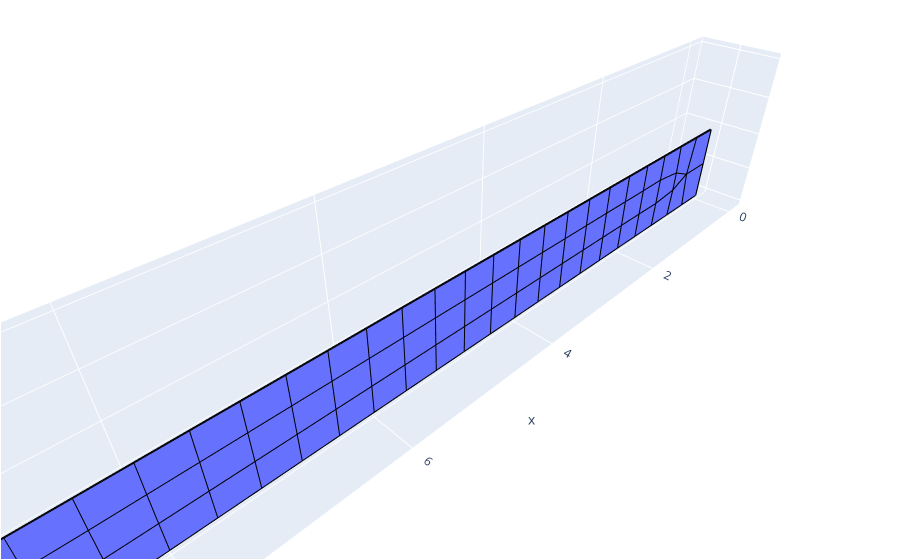

Source (notebook cell):
### Code cell
axm.Domains[1].plot()

### Figure 1 — Plotly figure (JSON) as saved in the notebook; plotly's stock layout.template omitted (floating-point values rounded to 4 significant figures; data arrays with more than 128 entries replaced by an {"elided": "..."} marker saying what was removed)
{"data": [{"i": {"elided": "434 int values"}, "j": {"elided": "434 int values"}, "k": {"elided": "434 int values"}, "opacity": 1, "type": "mesh3d", "x": {"elided": "498 float values"}, "y": {"elided": "498 int values"}, "z": {"elided": "498 float values"}}, {"hoverinfo": "skip", "line": {"color": "black", "width": 4}, "mode": "lines", "showlegend": false, "type": "scatter3d", "x": [0.462, 0.7788], "y": [0, 0], "z": [-0.5, -0.3715]}, {"hoverinfo": "skip", "line": {"color": "black", "width": 4}, "mode": "lines", "showlegend": false, "type": "scatter3d", "x": [0.462, 0.7788], "y": [0, 0], "z": [-0.5, -0.6285]}, {"hoverinfo": "skip", "line": {"color": "black", "width": 4}, "mode": "lines", "showlegend": false, "type": "scatter3d", "x": [0.7788, 0.7788], "y": [0, 0], "z": [-0.3715, -0.6285]}, {"hoverinfo": "skip", "line": {"color": "black", "width": 4}, "mode": "lines", "showlegend": false, "type": "scatter3d", "x": [9.221, 9.538], "y": [0, 0], "z": [-0.3715, -0.5]}, {"hoverinfo": "skip", "line": {"color": "black", "width": 4}, "mode": "lines", "showlegend": false, "type": "scatter3d", "x": [9.221, 9.221], "y": [0, 0], "z": [-0.3715, -0.6285]}, {"hoverinfo": "skip", "line": {"color": "black", "width": 4}, "mode": "lines", "showlegend": false, "type": "scatter3d", "x": [9.538, 9.221], "y": [0, 0], "z": [-0.5, -0.6285]}, {"hoverinfo": "skip", "line": {"color": "black", "width": 4}, "mode": "lines", "showlegend": false, "type": "scatter3d", "x": [0, 0], "y": [0, 0], "z": [-1, -0.5]}, {"hoverinfo": "skip", "line": {"color": "black", "width": 4}, "mode": "lines", "showlegend": false, "type": "scatter3d", "x": [0, 0.4], "y": [0, 0], "z": [-1, -1]}, {"hoverinfo": "skip", "line": {"color": "black", "width": 4}, "mode": "lines", "showlegend": false, "type": "scatter3d", "x": [0, 0], "y": [0, 0], "z": [0, -0.5]}, {"hoverinfo": "skip", "line": {"color": "black", "width": 4}, "mode": "lines", "showlegend": false, "type": "scatter3d", "x": [0, 0.4], "y": [0, 0], "z": [0, 0]}, {"hoverinfo": "skip", "line": {"color": "black", "width": 4}, "mode": "lines", "showlegend": false, "type": "scatter3d", "x": [10, 10], "y": [0, 0], "z": [-1, -0.5]}, {"hoverinfo": "skip", "line": {"color": "black", "width": 4}, "mode": "lines", "showlegend": false, "type": "scatter3d", "x": [10, 9.6], "y": [0, 0], "z": [-1, -1]}, {"hoverinfo": "skip", "line": {"color": "black", "width": 4}, "mode": "lines", "showlegend": false, "type": "scatter3d", "x": [10, 9.6], "y": [0, 0], "z": [0, 0]}, {"hoverinfo": "skip", "line": {"color": "black", "width": 4}, "mode": "lines", "showlegend": false, "type": "scatter3d", "x": [10, 10], "y": [0, 0], "z": [0, -0.5]}, {"hoverinfo": "skip", "line": {"color": "black", "width": 4}, "mode": "lines", "showlegend": false, "type": "scatter3d", "x": [0, 0.462], "y": [0, 0], "z": [-0.5, -0.5]}, {"hoverinfo": "skip", "line": {"color": "black", "width": 4}, "mode": "lines", "showlegend": false, "type": "scatter3d", "x": [0.4, 0.8], "y": [0, 0], "z": [0, 0]}, {"hoverinfo": "skip", "line": {"color": "black", "width": 4}, "mode": "lines", "showlegend": false, "type": "scatter3d", "x": [0.4, 0.462], "y": [0, 0], "z": [0, -0.5]}, {"hoverinfo": "skip", "line": {"color": "black", "width": 4}, "mode": "lines", "showlegend": false, "type": "scatter3d", "x": [0.8, 1.2], "y": [0, 0], "z": [0, 0]}, {"hoverinfo": "skip", "line": {"color": "black", "width": 4}, "mode": "lines", "showlegend": false, "type": "scatter3d", "x": [0.8, 0.7788], "y": [0, 0], "z": [0, -0.3715]}, {"hoverinfo": "skip", "line": {"color": "black", "width": 4}, "mode": "lines", "showlegend": false, "type": "scatter3d", "x": [1.2, 1.6], "y": [0, 0], "z": [0, 0]}, {"hoverinfo": "skip", "line": {"color": "black", "width": 4}, "mode": "lines", "showlegend": false, "type": "scatter3d", "x": [1.2, 1.194], "y": [0, 0], "z": [0, -0.3303]}, {"hoverinfo": "skip", "line": {"color": "black", "width": 4}, "mode": "lines", "showlegend": false, "type": "scatter3d", "x": [1.6, 2], "y": [0, 0], "z": [0, 0]}, {"hoverinfo": "skip", "line": {"color": "black", "width": 4}, "mode": "lines", "showlegend": false, "type": "scatter3d", "x": [1.6, 1.597], "y": [0, 0], "z": [0, -0.3338]}, {"hoverinfo": "skip", "line": {"color": "black", "width": 4}, "mode": "lines", "showlegend": false, "type": "scatter3d", "x": [2, 2.4], "y": [0, 0], "z": [0, 0]}, {"hoverinfo": "skip", "line": {"color": "black", "width": 4}, "mode": "lines", "showlegend": false, "type": "scatter3d", "x": [2, 1.999], "y": [0, 0], "z": [0, -0.3334]}, {"hoverinfo": "skip", "line": {"color": "black", "width": 4}, "mode": "lines", "showlegend": false, "type": "scatter3d", "x": [2.4, 2.8], "y": [0, 0], "z": [0, 0]}, {"hoverinfo": "skip", "line": {"color": "black", "width": 4}, "mode": "lines", "showlegend": false, "type": "scatter3d", "x": [2.4, 2.399], "y": [0, 0], "z": [0, -0.3334]}, {"hoverinfo": "skip", "line": {"color": "black", "width": 4}, "mode": "lines", "showlegend": false, "type": "scatter3d", "x": [2.8, 3.2], "y": [0, 0], "z": [0, 0]}, {"hoverinfo": "skip", "line": {"color": "black", "width": 4}, "mode": "lines", "showlegend": false, "type": "scatter3d", "x": [2.8, 2.8], "y": [0, 0], "z": [0, -0.3333]}, {"hoverinfo": "skip", "line": {"color": "black", "width": 4}, "mode": "lines", "showlegend": false, "type": "scatter3d", "x": [3.2, 3.6], "y": [0, 0], "z": [0, 0]}, {"hoverinfo": "skip", "line": {"color": "black", "width": 4}, "mode": "lines", "showlegend": false, "type": "scatter3d", "x": [3.2, 3.2], "y": [0, 0], "z": [0, -0.3333]}, {"hoverinfo": "skip", "line": {"color": "black", "width": 4}, "mode": "lines", "showlegend": false, "type": "scatter3d", "x": [3.6, 4], "y": [0, 0], "z": [0, 0]}, {"hoverinfo": "skip", "line": {"color": "black", "width": 4}, "mode": "lines", "showlegend": false, "type": "scatter3d", "x": [3.6, 3.6], "y": [0, 0], "z": [0, -0.3333]}, {"hoverinfo": "skip", "line": {"color": "black", "width": 4}, "mode": "lines", "showlegend": false, "type": "scatter3d", "x": [4, 4.4], "y": [0, 0], "z": [0, 0]}, {"hoverinfo": "skip", "line": {"color": "black", "width": 4}, "mode": "lines", "showlegend": false, "type": "scatter3d", "x": [4, 4.0], "y": [0, 0], "z": [0, -0.3333]}, {"hoverinfo": "skip", "line": {"color": "black", "width": 4}, "mode": "lines", "showlegend": false, "type": "scatter3d", "x": [4.4, 4.8], "y": [0, 0], "z": [0, 0]}, {"hoverinfo": "skip", "line": {"color": "black", "width": 4}, "mode": "lines", "showlegend": false, "type": "scatter3d", "x": [4.4, 4.4], "y": [0, 0], "z": [0, -0.3333]}, {"hoverinfo": "skip", "line": {"color": "black", "width": 4}, "mode": "lines", "showlegend": false, "type": "scatter3d", "x": [4.8, 5.2], "y": [0, 0], "z": [0, 0]}, {"hoverinfo": "skip", "line": {"color": "black", "width": 4}, "mode": "lines", "showlegend": false, "type": "scatter3d", "x": [4.8, 4.8], "y": [0, 0], "z": [0, -0.3333]}, {"hoverinfo": "skip", "line": {"color": "black", "width": 4}, "mode": "lines", "showlegend": false, "type": "scatter3d", "x": [5.2, 5.6], "y": [0, 0], "z": [0, 0]}, {"hoverinfo": "skip", "line": {"color": "black", "width": 4}, "mode": "lines", "showlegend": false, "type": "scatter3d", "x": [5.2, 5.2], "y": [0, 0], "z": [0, -0.3333]}, {"hoverinfo": "skip", "line": {"color": "black", "width": 4}, "mode": "lines", "showlegend": false, "type": "scatter3d", "x": [5.6, 6], "y": [0, 0], "z": [0, 0]}, {"hoverinfo": "skip", "line": {"color": "black", "width": 4}, "mode": "lines", "showlegend": false, "type": "scatter3d", "x": [5.6, 5.6], "y": [0, 0], "z": [0, -0.3333]}, {"hoverinfo": "skip", "line": {"color": "black", "width": 4}, "mode": "lines", "showlegend": false, "type": "scatter3d", "x": [6, 6.4], "y": [0, 0], "z": [0, 0]}, {"hoverinfo": "skip", "line": {"color": "black", "width": 4}, "mode": "lines", "showlegend": false, "type": "scatter3d", "x": [6, 6.0], "y": [0, 0], "z": [0, -0.3333]}, {"hoverinfo": "skip", "line": {"color": "black", "width": 4}, "mode": "lines", "showlegend": false, "type": "scatter3d", "x": [6.4, 6.8], "y": [0, 0], "z": [0, 0]}, {"hoverinfo": "skip", "line": {"color": "black", "width": 4}, "mode": "lines", "showlegend": false, "type": "scatter3d", "x": [6.4, 6.4], "y": [0, 0], "z": [0, -0.3333]}, {"hoverinfo": "skip", "line": {"color": "black", "width": 4}, "mode": "lines", "showlegend": false, "type": "scatter3d", "x": [6.8, 7.2], "y": [0, 0], "z": [0, 0]}, {"hoverinfo": "skip", "line": {"color": "black", "width": 4}, "mode": "lines", "showlegend": false, "type": "scatter3d", "x": [6.8, 6.8], "y": [0, 0], "z": [0, -0.3333]}, {"hoverinfo": "skip", "line": {"color": "black", "width": 4}, "mode": "lines", "showlegend": false, "type": "scatter3d", "x": [7.2, 7.6], "y": [0, 0], "z": [0, 0]}, {"hoverinfo": "skip", "line": {"color": "black", "width": 4}, "mode": "lines", "showlegend": false, "type": "scatter3d", "x": [7.2, 7.2], "y": [0, 0], "z": [0, -0.3333]}, {"hoverinfo": "skip", "line": {"color": "black", "width": 4}, "mode": "lines", "showlegend": false, "type": "scatter3d", "x": [7.6, 8], "y": [0, 0], "z": [0, 0]}, {"hoverinfo": "skip", "line": {"color": "black", "width": 4}, "mode": "lines", "showlegend": false, "type": "scatter3d", "x": [7.6, 7.601], "y": [0, 0], "z": [0, -0.3334]}, {"hoverinfo": "skip", "line": {"color": "black", "width": 4}, "mode": "lines", "showlegend": false, "type": "scatter3d", "x": [8, 8.4], "y": [0, 0], "z": [0, 0]}, {"hoverinfo": "skip", "line": {"color": "black", "width": 4}, "mode": "lines", "showlegend": false, "type": "scatter3d", "x": [8, 8.001], "y": [0, 0], "z": [0, -0.3334]}, {"hoverinfo": "skip", "line": {"color": "black", "width": 4}, "mode": "lines", "showlegend": false, "type": "scatter3d", "x": [8.4, 8.8], "y": [0, 0], "z": [0, 0]}, {"hoverinfo": "skip", "line": {"color": "black", "width": 4}, "mode": "lines", "showlegend": false, "type": "scatter3d", "x": [8.4, 8.403], "y": [0, 0], "z": [0, -0.3338]}, {"hoverinfo": "skip", "line": {"color": "black", "width": 4}, "mode": "lines", "showlegend": false, "type": "scatter3d", "x": [8.8, 9.2], "y": [0, 0], "z": [0, 0]}, {"hoverinfo": "skip", "line": {"color": "black", "width": 4}, "mode": "lines", "showlegend": false, "type": "scatter3d", "x": [8.8, 8.806], "y": [0, 0], "z": [0, -0.3303]}, {"hoverinfo": "skip", "line": {"color": "black", "width": 4}, "mode": "lines", "showlegend": false, "type": "scatter3d", "x": [9.2, 9.6], "y": [0, 0], "z": [0, 0]}, {"hoverinfo": "skip", "line": {"color": "black", "width": 4}, "mode": "lines", "showlegend": false, "type": "scatter3d", "x": [9.2, 9.221], "y": [0, 0], "z": [0, -0.3715]}, {"hoverinfo": "skip", "line": {"color": "black", "width": 4}, "mode": "lines", "showlegend": false, "type": "scatter3d", "x": [9.6, 9.538], "y": [0, 0], "z": [0, -0.5]}, {"hoverinfo": "skip", "line": {"color": "black", "width": 4}, "mode": "lines", "showlegend": false, "type": "scatter3d", "x": [10, 9.538], "y": [0, 0], "z": [-0.5, -0.5]}, {"hoverinfo": "skip", "line": {"color": "black", "width": 4}, "mode": "lines", "showlegend": false, "type": "scatter3d", "x": [0.4, 0.8], "y": [0, 0], "z": [-1, -1]}, {"hoverinfo": "skip", "line": {"color": "black", "width": 4}, "mode": "lines", "showlegend": false, "type": "scatter3d", "x": [0.4, 0.462], "y": [0, 0], "z": [-1, -0.5]}, {"hoverinfo": "skip", "line": {"color": "black", "width": 4}, "mode": "lines", "showlegend": false, "type": "scatter3d", "x": [0.8, 1.2], "y": [0, 0], "z": [-1, -1]}, {"hoverinfo": "skip", "line": {"color": "black", "width": 4}, "mode": "lines", "showlegend": false, "type": "scatter3d", "x": [0.8, 0.7788], "y": [0, 0], "z": [-1, -0.6285]}, {"hoverinfo": "skip", "line": {"color": "black", "width": 4}, "mode": "lines", "showlegend": false, "type": "scatter3d", "x": [1.2, 1.6], "y": [0, 0], "z": [-1, -1]}, {"hoverinfo": "skip", "line": {"color": "black", "width": 4}, "mode": "lines", "showlegend": false, "type": "scatter3d", "x": [1.2, 1.194], "y": [0, 0], "z": [-1, -0.6697]}, {"hoverinfo": "skip", "line": {"color": "black", "width": 4}, "mode": "lines", "showlegend": false, "type": "scatter3d", "x": [1.6, 2], "y": [0, 0], "z": [-1, -1]}, {"hoverinfo": "skip", "line": {"color": "black", "width": 4}, "mode": "lines", "showlegend": false, "type": "scatter3d", "x": [1.6, 1.597], "y": [0, 0], "z": [-1, -0.6662]}, {"hoverinfo": "skip", "line": {"color": "black", "width": 4}, "mode": "lines", "showlegend": false, "type": "scatter3d", "x": [2, 2.4], "y": [0, 0], "z": [-1, -1]}, {"hoverinfo": "skip", "line": {"color": "black", "width": 4}, "mode": "lines", "showlegend": false, "type": "scatter3d", "x": [2, 1.999], "y": [0, 0], "z": [-1, -0.6666]}, {"hoverinfo": "skip", "line": {"color": "black", "width": 4}, "mode": "lines", "showlegend": false, "type": "scatter3d", "x": [2.4, 2.8], "y": [0, 0], "z": [-1, -1]}, {"hoverinfo": "skip", "line": {"color": "black", "width": 4}, "mode": "lines", "showlegend": false, "type": "scatter3d", "x": [2.4, 2.399], "y": [0, 0], "z": [-1, -0.6666]}, {"hoverinfo": "skip", "line": {"color": "black", "width": 4}, "mode": "lines", "showlegend": false, "type": "scatter3d", "x": [2.8, 3.2], "y": [0, 0], "z": [-1, -1]}, {"hoverinfo": "skip", "line": {"color": "black", "width": 4}, "mode": "lines", "showlegend": false, "type": "scatter3d", "x": [2.8, 2.8], "y": [0, 0], "z": [-1, -0.6667]}, {"hoverinfo": "skip", "line": {"color": "black", "width": 4}, "mode": "lines", "showlegend": false, "type": "scatter3d", "x": [3.2, 3.6], "y": [0, 0], "z": [-1, -1]}, {"hoverinfo": "skip", "line": {"color": "black", "width": 4}, "mode": "lines", "showlegend": false, "type": "scatter3d", "x": [3.2, 3.2], "y": [0, 0], "z": [-1, -0.6667]}, {"hoverinfo": "skip", "line": {"color": "black", "width": 4}, "mode": "lines", "showlegend": false, "type": "scatter3d", "x": [3.6, 4], "y": [0, 0], "z": [-1, -1]}, {"hoverinfo": "skip", "line": {"color": "black", "width": 4}, "mode": "lines", "showlegend": false, "type": "scatter3d", "x": [3.6, 3.6], "y": [0, 0], "z": [-1, -0.6667]}, {"hoverinfo": "skip", "line": {"color": "black", "width": 4}, "mode": "lines", "showlegend": false, "type": "scatter3d", "x": [4, 4.4], "y": [0, 0], "z": [-1, -1]}, {"hoverinfo": "skip", "line": {"color": "black", "width": 4}, "mode": "lines", "showlegend": false, "type": "scatter3d", "x": [4, 4.0], "y": [0, 0], "z": [-1, -0.6667]}, {"hoverinfo": "skip", "line": {"color": "black", "width": 4}, "mode": "lines", "showlegend": false, "type": "scatter3d", "x": [4.4, 4.8], "y": [0, 0], "z": [-1, -1]}, {"hoverinfo": "skip", "line": {"color": "black", "width": 4}, "mode": "lines", "showlegend": false, "type": "scatter3d", "x": [4.4, 4.4], "y": [0, 0], "z": [-1, -0.6667]}, {"hoverinfo": "skip", "line": {"color": "black", "width": 4}, "mode": "lines", "showlegend": false, "type": "scatter3d", "x": [4.8, 5.2], "y": [0, 0], "z": [-1, -1]}, {"hoverinfo": "skip", "line": {"color": "black", "width": 4}, "mode": "lines", "showlegend": false, "type": "scatter3d", "x": [4.8, 4.8], "y": [0, 0], "z": [-1, -0.6667]}, {"hoverinfo": "skip", "line": {"color": "black", "width": 4}, "mode": "lines", "showlegend": false, "type": "scatter3d", "x": [5.2, 5.6], "y": [0, 0], "z": [-1, -1]}, {"hoverinfo": "skip", "line": {"color": "black", "width": 4}, "mode": "lines", "showlegend": false, "type": "scatter3d", "x": [5.2, 5.2], "y": [0, 0], "z": [-1, -0.6667]}, {"hoverinfo": "skip", "line": {"color": "black", "width": 4}, "mode": "lines", "showlegend": false, "type": "scatter3d", "x": [5.6, 6], "y": [0, 0], "z": [-1, -1]}, {"hoverinfo": "skip", "line": {"color": "black", "width": 4}, "mode": "lines", "showlegend": false, "type": "scatter3d", "x": [5.6, 5.6], "y": [0, 0], "z": [-1, -0.6667]}, {"hoverinfo": "skip", "line": {"color": "black", "width": 4}, "mode": "lines", "showlegend": false, "type": "scatter3d", "x": [6, 6.4], "y": [0, 0], "z": [-1, -1]}, {"hoverinfo": "skip", "line": {"color": "black", "width": 4}, "mode": "lines", "showlegend": false, "type": "scatter3d", "x": [6, 6.0], "y": [0, 0], "z": [-1, -0.6667]}, {"hoverinfo": "skip", "line": {"color": "black", "width": 4}, "mode": "lines", "showlegend": false, "type": "scatter3d", "x": [6.4, 6.8], "y": [0, 0], "z": [-1, -1]}, {"hoverinfo": "skip", "line": {"color": "black", "width": 4}, "mode": "lines", "showlegend": false, "type": "scatter3d", "x": [6.4, 6.4], "y": [0, 0], "z": [-1, -0.6667]}, {"hoverinfo": "skip", "line": {"color": "black", "width": 4}, "mode": "lines", "showlegend": false, "type": "scatter3d", "x": [6.8, 7.2], "y": [0, 0], "z": [-1, -1]}, {"hoverinfo": "skip", "line": {"color": "black", "width": 4}, "mode": "lines", "showlegend": false, "type": "scatter3d", "x": [6.8, 6.8], "y": [0, 0], "z": [-1, -0.6667]}, {"hoverinfo": "skip", "line": {"color": "black", "width": 4}, "mode": "lines", "showlegend": false, "type": "scatter3d", "x": [7.2, 7.6], "y": [0, 0], "z": [-1, -1]}, {"hoverinfo": "skip", "line": {"color": "black", "width": 4}, "mode": "lines", "showlegend": false, "type": "scatter3d", "x": [7.2, 7.2], "y": [0, 0], "z": [-1, -0.6667]}, {"hoverinfo": "skip", "line": {"color": "black", "width": 4}, "mode": "lines", "showlegend": false, "type": "scatter3d", "x": [7.6, 8], "y": [0, 0], "z": [-1, -1]}, {"hoverinfo": "skip", "line": {"color": "black", "width": 4}, "mode": "lines", "showlegend": false, "type": "scatter3d", "x": [7.6, 7.601], "y": [0, 0], "z": [-1, -0.6666]}, {"hoverinfo": "skip", "line": {"color": "black", "width": 4}, "mode": "lines", "showlegend": false, "type": "scatter3d", "x": [8, 8.4], "y": [0, 0], "z": [-1, -1]}, {"hoverinfo": "skip", "line": {"color": "black", "width": 4}, "mode": "lines", "showlegend": false, "type": "scatter3d", "x": [8, 8.001], "y": [0, 0], "z": [-1, -0.6666]}, {"hoverinfo": "skip", "line": {"color": "black", "width": 4}, "mode": "lines", "showlegend": false, "type": "scatter3d", "x": [8.4, 8.8], "y": [0, 0], "z": [-1, -1]}, {"hoverinfo": "skip", "line": {"color": "black", "width": 4}, "mode": "lines", "showlegend": false, "type": "scatter3d", "x": [8.4, 8.403], "y": [0, 0], "z": [-1, -0.6662]}, {"hoverinfo": "skip", "line": {"color": "black", "width": 4}, "mode": "lines", "showlegend": false, "type": "scatter3d", "x": [8.8, 9.2], "y": [0, 0], "z": [-1, -1]}, {"hoverinfo": "skip", "line": {"color": "black", "width": 4}, "mode": "lines", "showlegend": false, "type": "scatter3d", "x": [8.8, 8.806], "y": [0, 0], "z": [-1, -0.6697]}, {"hoverinfo": "skip", "line": {"color": "black", "width": 4}, "mode": "lines", "showlegend": false, "type": "scatter3d", "x": [9.2, 9.6], "y": [0, 0], "z": [-1, -1]}, {"hoverinfo": "skip", "line": {"color": "black", "width": 4}, "mode": "lines", "showlegend": false, "type": "scatter3d", "x": [9.2, 9.221], "y": [0, 0], "z": [-1, -0.6285]}, {"hoverinfo": "skip", "line": {"color": "black", "width": 4}, "mode": "lines", "showlegend": false, "type": "scatter3d", "x": [9.6, 9.538], "y": [0, 0], "z": [-1, -0.5]}, {"hoverinfo": "skip", "line": {"color": "black", "width": 4}, "mode": "lines", "showlegend": false, "type": "scatter3d", "x": [0.462, 0.7788], "y": [0, 0], "z": [-0.5, -0.3715]}, {"hoverinfo": "skip", "line": {"color": "black", "width": 4}, "mode": "lines", "showlegend": false, "type": "scatter3d", "x": [0.462, 0.7788], "y": [0, 0], "z": [-0.5, -0.6285]}, {"hoverinfo": "skip", "line": {"color": "black", "width": 4}, "mode": "lines", "showlegend": false, "type": "scatter3d", "x": [0.7788, 1.194], "y": [0, 0], "z": [-0.3715, -0.3303]}, {"hoverinfo": "skip", "line": {"color": "black", "width": 4}, "mode": "lines", "showlegend": false, "type": "scatter3d", "x": [0.7788, 0.7788], "y": [0, 0], "z": [-0.3715, -0.6285]}, {"hoverinfo": "skip", "line": {"color": "black", "width": 4}, "mode": "lines", "showlegend": false, "type": "scatter3d", "x": [1.194, 1.597], "y": [0, 0], "z": [-0.3303, -0.3338]}, {"hoverinfo": "skip", "line": {"color": "black", "width": 4}, "mode": "lines", "showlegend": false, "type": "scatter3d", "x": [1.194, 1.194], "y": [0, 0], "z": [-0.3303, -0.6697]}, {"hoverinfo": "skip", "line": {"color": "black", "width": 4}, "mode": "lines", "showlegend": false, "type": "scatter3d", "x": [1.597, 1.999], "y": [0, 0], "z": [-0.3338, -0.3334]}, {"hoverinfo": "skip", "line": {"color": "black", "width": 4}, "mode": "lines", "showlegend": false, "type": "scatter3d", "x": [1.597, 1.597], "y": [0, 0], "z": [-0.3338, -0.6662]}, {"hoverinfo": "skip", "line": {"color": "black", "width": 4}, "mode": "lines", "showlegend": false, "type": "scatter3d", "x": [1.999, 2.399], "y": [0, 0], "z": [-0.3334, -0.3334]}, {"hoverinfo": "skip", "line": {"color": "black", "width": 4}, "mode": "lines", "showlegend": false, "type": "scatter3d", "x": [1.999, 1.999], "y": [0, 0], "z": [-0.3334, -0.6666]}, {"hoverinfo": "skip", "line": {"color": "black", "width": 4}, "mode": "lines", "showlegend": false, "type": "scatter3d", "x": [2.399, 2.8], "y": [0, 0], "z": [-0.3334, -0.3333]}, {"hoverinfo": "skip", "line": {"color": "black", "width": 4}, "mode": "lines", "showlegend": false, "type": "scatter3d", "x": [2.399, 2.399], "y": [0, 0], "z": [-0.3334, -0.6666]}, {"hoverinfo": "skip", "line": {"color": "black", "width": 4}, "mode": "lines", "showlegend": false, "type": "scatter3d", "x": [2.8, 3.2], "y": [0, 0], "z": [-0.3333, -0.3333]}, {"hoverinfo": "skip", "line": {"color": "black", "width": 4}, "mode": "lines", "showlegend": false, "type": "scatter3d", "x": [2.8, 2.8], "y": [0, 0], "z": [-0.3333, -0.6667]}, {"hoverinfo": "skip", "line": {"color": "black", "width": 4}, "mode": "lines", "showlegend": false, "type": "scatter3d", "x": [3.2, 3.6], "y": [0, 0], "z": [-0.3333, -0.3333]}, {"hoverinfo": "skip", "line": {"color": "black", "width": 4}, "mode": "lines", "showlegend": false, "type": "scatter3d", "x": [3.2, 3.2], "y": [0, 0], "z": [-0.3333, -0.6667]}, {"hoverinfo": "skip", "line": {"color": "black", "width": 4}, "mode": "lines", "showlegend": false, "type": "scatter3d", "x": [3.6, 4.0], "y": [0, 0], "z": [-0.3333, -0.3333]}, {"hoverinfo": "skip", "line": {"color": "black", "width": 4}, "mode": "lines", "showlegend": false, "type": "scatter3d", "x": [3.6, 3.6], "y": [0, 0], "z": [-0.3333, -0.6667]}, {"hoverinfo": "skip", "line": {"color": "black", "width": 4}, "mode": "lines", "showlegend": false, "type": "scatter3d", "x": [4.0, 4.4], "y": [0, 0], "z": [-0.3333, -0.3333]}, {"hoverinfo": "skip", "line": {"color": "black", "width": 4}, "mode": "lines", "showlegend": false, "type": "scatter3d", "x": [4.0, 4.0], "y": [0, 0], "z": [-0.3333, -0.6667]}, {"hoverinfo": "skip", "line": {"color": "black", "width": 4}, "mode": "lines", "showlegend": false, "type": "scatter3d", "x": [4.4, 4.8], "y": [0, 0], "z": [-0.3333, -0.3333]}, {"hoverinfo": "skip", "line": {"color": "black", "width": 4}, "mode": "lines", "showlegend": false, "type": "scatter3d", "x": [4.4, 4.4], "y": [0, 0], "z": [-0.3333, -0.6667]}, {"hoverinfo": "skip", "line": {"color": "black", "width": 4}, "mode": "lines", "showlegend": false, "type": "scatter3d", "x": [4.8, 5.2], "y": [0, 0], "z": [-0.3333, -0.3333]}, {"hoverinfo": "skip", "line": {"color": "black", "width": 4}, "mode": "lines", "showlegend": false, "type": "scatter3d", "x": [4.8, 4.8], "y": [0, 0], "z": [-0.3333, -0.6667]}, {"hoverinfo": "skip", "line": {"color": "black", "width": 4}, "mode": "lines", "showlegend": false, "type": "scatter3d", "x": [5.2, 5.6], "y": [0, 0], "z": [-0.3333, -0.3333]}, {"hoverinfo": "skip", "line": {"color": "black", "width": 4}, "mode": "lines", "showlegend": false, "type": "scatter3d", "x": [5.2, 5.2], "y": [0, 0], "z": [-0.3333, -0.6667]}, {"hoverinfo": "skip", "line": {"color": "black", "width": 4}, "mode": "lines", "showlegend": false, "type": "scatter3d", "x": [5.6, 6.0], "y": [0, 0], "z": [-0.3333, -0.3333]}, {"hoverinfo": "skip", "line": {"color": "black", "width": 4}, "mode": "lines", "showlegend": false, "type": "scatter3d", "x": [5.6, 5.6], "y": [0, 0], "z": [-0.3333, -0.6667]}, {"hoverinfo": "skip", "line": {"color": "black", "width": 4}, "mode": "lines", "showlegend": false, "type": "scatter3d", "x": [6.0, 6.4], "y": [0, 0], "z": [-0.3333, -0.3333]}, {"hoverinfo": "skip", "line": {"color": "black", "width": 4}, "mode": "lines", "showlegend": false, "type": "scatter3d", "x": [6.0, 6.0], "y": [0, 0], "z": [-0.3333, -0.6667]}, {"hoverinfo": "skip", "line": {"color": "black", "width": 4}, "mode": "lines", "showlegend": false, "type": "scatter3d", "x": [6.4, 6.8], "y": [0, 0], "z": [-0.3333, -0.3333]}, {"hoverinfo": "skip", "line": {"color": "black", "width": 4}, "mode": "lines", "showlegend": false, "type": "scatter3d", "x": [6.4, 6.4], "y": [0, 0], "z": [-0.3333, -0.6667]}, {"hoverinfo": "skip", "line": {"color": "black", "width": 4}, "mode": "lines", "showlegend": false, "type": "scatter3d", "x": [6.8, 7.2], "y": [0, 0], "z": [-0.3333, -0.3333]}, {"hoverinfo": "skip", "line": {"color": "black", "width": 4}, "mode": "lines", "showlegend": false, "type": "scatter3d", "x": [6.8, 6.8], "y": [0, 0], "z": [-0.3333, -0.6667]}, {"hoverinfo": "skip", "line": {"color": "black", "width": 4}, "mode": "lines", "showlegend": false, "type": "scatter3d", "x": [7.2, 7.601], "y": [0, 0], "z": [-0.3333, -0.3334]}, {"hoverinfo": "skip", "line": {"color": "black", "width": 4}, "mode": "lines", "showlegend": false, "type": "scatter3d", "x": [7.2, 7.2], "y": [0, 0], "z": [-0.3333, -0.6667]}, {"hoverinfo": "skip", "line": {"color": "black", "width": 4}, "mode": "lines", "showlegend": false, "type": "scatter3d", "x": [7.601, 8.001], "y": [0, 0], "z": [-0.3334, -0.3334]}, {"hoverinfo": "skip", "line": {"color": "black", "width": 4}, "mode": "lines", "showlegend": false, "type": "scatter3d", "x": [7.601, 7.601], "y": [0, 0], "z": [-0.3334, -0.6666]}, {"hoverinfo": "skip", "line": {"color": "black", "width": 4}, "mode": "lines", "showlegend": false, "type": "scatter3d", "x": [8.001, 8.403], "y": [0, 0], "z": [-0.3334, -0.3338]}, {"hoverinfo": "skip", "line": {"color": "black", "width": 4}, "mode": "lines", "showlegend": false, "type": "scatter3d", "x": [8.001, 8.001], "y": [0, 0], "z": [-0.3334, -0.6666]}, {"hoverinfo": "skip", "line": {"color": "black", "width": 4}, "mode": "lines", "showlegend": false, "type": "scatter3d", "x": [8.403, 8.806], "y": [0, 0], "z": [-0.3338, -0.3303]}, {"hoverinfo": "skip", "line": {"color": "black", "width": 4}, "mode": "lines", "showlegend": false, "type": "scatter3d", "x": [8.403, 8.403], "y": [0, 0], "z": [-0.3338, -0.6662]}, {"hoverinfo": "skip", "line": {"color": "black", "width": 4}, "mode": "lines", "showlegend": false, "type": "scatter3d", "x": [8.806, 9.221], "y": [0, 0], "z": [-0.3303, -0.3715]}, {"hoverinfo": "skip", "line": {"color": "black", "width": 4}, "mode": "lines", "showlegend": false, "type": "scatter3d", "x": [8.806, 8.806], "y": [0, 0], "z": [-0.3303, -0.6697]}, {"hoverinfo": "skip", "line": {"color": "black", "width": 4}, "mode": "lines", "showlegend": false, "type": "scatter3d", "x": [9.221, 9.538], "y": [0, 0], "z": [-0.3715, -0.5]}, {"hoverinfo": "skip", "line": {"color": "black", "width": 4}, "mode": "lines", "showlegend": false, "type": "scatter3d", "x": [9.221, 9.221], "y": [0, 0], "z": [-0.3715, -0.6285]}, {"hoverinfo": "skip", "line": {"color": "black", "width": 4}, "mode": "lines", "showlegend": false, "type": "scatter3d", "x": [9.538, 9.221], "y": [0, 0], "z": [-0.5, -0.6285]}, {"hoverinfo": "skip", "line": {"color": "black", "width": 4}, "mode": "lines", "showlegend": false, "type": "scatter3d", "x": [9.221, 8.806], "y": [0, 0], "z": [-0.6285, -0.6697]}, {"hoverinfo": "skip", "line": {"color": "black", "width": 4}, "mode": "lines", "showlegend": false, "type": "scatter3d", "x": [8.806, 8.403], "y": [0, 0], "z": [-0.6697, -0.6662]}, {"hoverinfo": "skip", "line": {"color": "black", "width": 4}, "mode": "lines", "showlegend": false, "type": "scatter3d", "x": [8.403, 8.001], "y": [0, 0], "z": [-0.6662, -0.6666]}, {"hoverinfo": "skip", "line": {"color": "black", "width": 4}, "mode": "lines", "showlegend": false, "type": "scatter3d", "x": [8.001, 7.601], "y": [0, 0], "z": [-0.6666, -0.6666]}, {"hoverinfo": "skip", "line": {"color": "black", "width": 4}, "mode": "lines", "showlegend": false, "type": "scatter3d", "x": [7.601, 7.2], "y": [0, 0], "z": [-0.6666, -0.6667]}, {"hoverinfo": "skip", "line": {"color": "black", "width": 4}, "mode": "lines", "showlegend": false, "type": "scatter3d", "x": [7.2, 6.8], "y": [0, 0], "z": [-0.6667, -0.6667]}, {"hoverinfo": "skip", "line": {"color": "black", "width": 4}, "mode": "lines", "showlegend": false, "type": "scatter3d", "x": [6.8, 6.4], "y": [0, 0], "z": [-0.6667, -0.6667]}, {"hoverinfo": "skip", "line": {"color": "black", "width": 4}, "mode": "lines", "showlegend": false, "type": "scatter3d", "x": [6.4, 6.0], "y": [0, 0], "z": [-0.6667, -0.6667]}, {"hoverinfo": "skip", "line": {"color": "black", "width": 4}, "mode": "lines", "showlegend": false, "type": "scatter3d", "x": [6.0, 5.6], "y": [0, 0], "z": [-0.6667, -0.6667]}, {"hoverinfo": "skip", "line": {"color": "black", "width": 4}, "mode": "lines", "showlegend": false, "type": "scatter3d", "x": [5.6, 5.2], "y": [0, 0], "z": [-0.6667, -0.6667]}, {"hoverinfo": "skip", "line": {"color": "black", "width": 4}, "mode": "lines", "showlegend": false, "type": "scatter3d", "x": [5.2, 4.8], "y": [0, 0], "z": [-0.6667, -0.6667]}, {"hoverinfo": "skip", "line": {"color": "black", "width": 4}, "mode": "lines", "showlegend": false, "type": "scatter3d", "x": [4.8, 4.4], "y": [0, 0], "z": [-0.6667, -0.6667]}, {"hoverinfo": "skip", "line": {"color": "black", "width": 4}, "mode": "lines", "showlegend": false, "type": "scatter3d", "x": [4.4, 4.0], "y": [0, 0], "z": [-0.6667, -0.6667]}, {"hoverinfo": "skip", "line": {"color": "black", "width": 4}, "mode": "lines", "showlegend": false, "type": "scatter3d", "x": [4.0, 3.6], "y": [0, 0], "z": [-0.6667, -0.6667]}, {"hoverinfo": "skip", "line": {"color": "black", "width": 4}, "mode": "lines", "showlegend": false, "type": "scatter3d", "x": [3.6, 3.2], "y": [0, 0], "z": [-0.6667, -0.6667]}, {"hoverinfo": "skip", "line": {"color": "black", "width": 4}, "mode": "lines", "showlegend": false, "type": "scatter3d", "x": [3.2, 2.8], "y": [0, 0], "z": [-0.6667, -0.6667]}, {"hoverinfo": "skip", "line": {"color": "black", "width": 4}, "mode": "lines", "showlegend": false, "type": "scatter3d", "x": [2.8, 2.399], "y": [0, 0], "z": [-0.6667, -0.6666]}, {"hoverinfo": "skip", "line": {"color": "black", "width": 4}, "mode": "lines", "showlegend": false, "type": "scatter3d", "x": [2.399, 1.999], "y": [0, 0], "z": [-0.6666, -0.6666]}, {"hoverinfo": "skip", "line": {"color": "black", "width": 4}, "mode": "lines", "showlegend": false, "type": "scatter3d", "x": [1.999, 1.597], "y": [0, 0], "z": [-0.6666, -0.6662]}, {"hoverinfo": "skip", "line": {"color": "black", "width": 4}, "mode": "lines", "showlegend": false, "type": "scatter3d", "x": [1.597, 1.194], "y": [0, 0], "z": [-0.6662, -0.6697]}, {"hoverinfo": "skip", "line": {"color": "black", "width": 4}, "mode": "lines", "showlegend": false, "type": "scatter3d", "x": [1.194, 0.7788], "y": [0, 0], "z": [-0.6697, -0.6285]}], "layout": {"autosize": true, "margin": {"b": 1, "l": 1, "pad": 0, "r": 1, "t": 1}, "scene": {"aspectmode": "data"}}}
